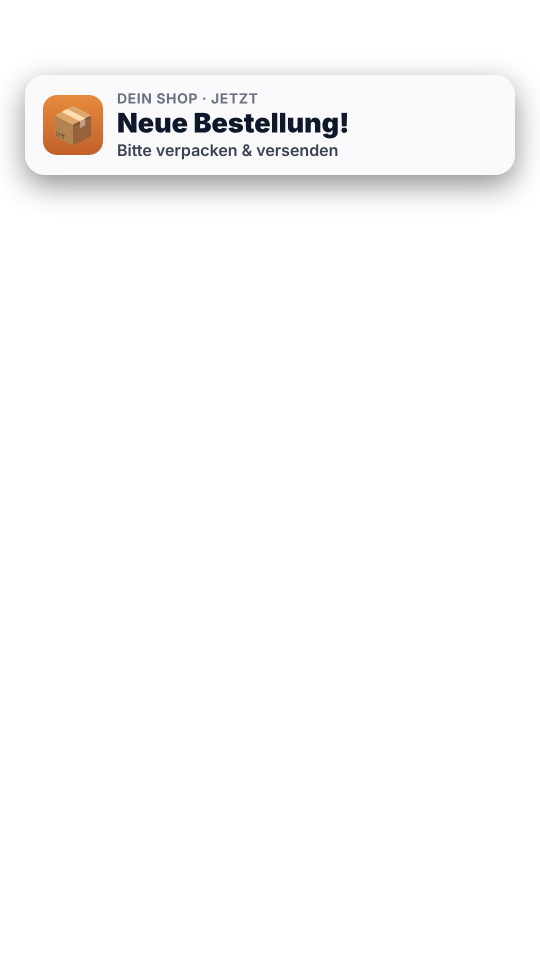
#> input picture schmacher-werbevideo/3d/daily/d5_titles/s1.png, 1080 x 1920 px (shown at 1/2 size); its folder holds 4 pictures in this run
$ python d5_build.py
#> lines starting #> are read from the running program, lines starting #| are printed output that depends on the picture
# „Paket für dich!“ – Onlineshop – Komposition (3D + Uhr + Checkliste) und Endfertigung
# python3 d1_build.py [frames|audio|video|all]
import os, sys, subprocess, math
import numpy as np
from PIL import Image, ImageFilter, ImageEnhance, ImageChops
HERE = os.path.dirname(os.path.abspath(__file__)); ROOT = os.path.abspath(os.path.join(HERE, '..', '..'))
FR3D = os.path.join(HERE, '..', 'out', 'd5'); TT = os.path.join(HERE, 'd5_titles')
OUTF = os.path.join(HERE, '..', 'out', 'd5_comp'); os.makedirs(OUTF, exist_ok=True)
EXP = os.path.join(ROOT, 'export', 'daily', '2026-11-23'); os.makedirs(EXP, exist_ok=True)
FPS, W, H = 24, 1080, 1920
TEND, L = 38.5, 45.7
P = lambda n: os.path.join(ROOT, n)


def f3d(i):
    p = os.path.join(FR3D, f'f{i:05d}.jpg')
    return Image.open(p).convert('RGB') if os.path.exists(p) else Image.new('RGB', (W, H), (40, 40, 40))
def at(t): return f3d(min(647, int(round(t * FPS))))

_tc = {}
def title(tid):
    if tid not in _tc: _tc[tid] = Image.open(os.path.join(TT, tid + '.png')).convert('RGBA')
    return _tc[tid]
def over(bg, tid, a):
    if a <= 0: return bg
    t = title(tid)
    if a < 1: t = t.copy(); t.putalpha(t.getchannel('A').point(lambda v: int(v * a)))
    b = bg.convert('RGBA'); b.alpha_composite(t); return b.convert('RGB')
def env(t, a, b, fi=0.3, fo=0.3):
    if t < a or t > b: return 0
    return min(1, (t - a) / fi if fi else 1, (b - t) / fo if fo else 1)

from PIL import ImageDraw, ImageFont
FB = ImageFont.truetype('/usr/share/fonts/opentype/inter/Inter-Black.otf', 76)
FS = ImageFont.truetype('/usr/share/fonts/opentype/inter/Inter-Bold.otf', 26)
def draw_clock(im, t, a=1.0):
    n = int(min(128, 128 * ((t - 4.0) / 22.0) ** 0.8)) if t > 4.0 else 0
    ov = Image.new('RGBA', im.size, (0, 0, 0, 0)); d = ImageDraw.Draw(ov)
    x1, y0, w = W - 60, 130, 380; d.rounded_rectangle((x1 - w, y0, x1, y0 + 150), 34, fill=(15, 24, 42, int(225 * a)))
    d.text((x1 - w + 34, y0 + 16), 'BESTELLUNGEN HEUTE', font=FS, fill=(242, 179, 27, int(255 * a)))
    d.text((x1 - w + 30, y0 + 46), f'{n}', font=FB, fill=(255, 255, 255, int(255 * a)))
    b = im.convert('RGBA'); b.alpha_composite(ov); return b.convert('RGB')

CUTS = [4.0, 10.0, 15.0, 20.0]
def frame(t):
    if t < 27.0:
        im = at(t)
        for c in CUTS:
            if c - 0.06 < t < c + 0.1: im = Image.blend(im, Image.new('RGB', im.size, 'white'), 0.5 * (1 - abs(t - c) / 0.1))
        for tid, a, b in [('s1', 0.15, 3.9), ('s2', 1.9, 3.9), ('s3', 5.4, 14.8), ('s4', 15.4, 19.85), ('s5', 20.6, 27.0)]:
            im = over(im, tid, env(t, a, b, 0.25, 0.25))
        return draw_clock(im, t) if 4.0 <= t < 20.0 else im
    if t < 34.0:
        lt = t - 27.0; bg = at(26.9).filter(ImageFilter.GaussianBlur(14)); im = ImageEnhance.Brightness(bg).enhance(0.6)
        return over(im, 's6', env(lt, 0.0, 7.0, 0.35, 0.3))
    lt = t - 34.0; bg = at(12.0); z = 1 + 0.05 * lt / 5; cw, ch = W / z, H / z
    bg = bg.resize((W, H), Image.LANCZOS, box=((W - cw) / 2, (H - ch) / 2, (W + cw) / 2, (H + ch) / 2)).filter(ImageFilter.GaussianBlur(9))
    im = ImageEnhance.Brightness(bg).enhance(0.45)
    return over(im, 's7', env(lt, 0.1, 6.0, 0.3, 0.0))

def frames():
    from multiprocessing import Pool
    n = int(round(TEND * FPS))
    with Pool(int(os.environ.get('NP', '3'))) as pool: pool.map(_one, range(n), chunksize=8)
def _one(i):
    p = os.path.join(OUTF, f'f{i:05d}.jpg')
    if not os.path.exists(p) or os.environ.get('FORCE'): frame(i / FPS).save(p, quality=93)
#> in frame, `im = at(t)`: im: PIL image 1080x1920 RGB; every value is 40

def audio(brand):
    sys.path.insert(0, os.path.join(ROOT, 'audio')); import sound
    from sound import music, ambience, add, whoosh, impact, reverb, mix, beep
    from mix_film2 import engine, pop
    sound.CH = [(50, [62, 66, 69, 74]), (47, [62, 66, 71, 74]), (43, [62, 67, 71, 74]), (45, [64, 69, 73, 76])]  # D · Bm · G · A – fröhlich
    mu = music(L, t_pulse=0.6, t_drop=4.0, t_break=TEND - 4.5, t_logo=TEND, bar=2.0, t_cta=TEND + 1.0)
    fx = ambience(L, [(0, 15.0, 'interior'), (15.0, 27.0, 'morning')])
    add(fx, np.stack([beep(1320, 0.09), beep(1320, 0.09)], 1), 0.15, 0.6); add(fx, np.stack([beep(1760, 0.12), beep(1760, 0.12)], 1), 0.3, 0.6)  # Pling
    for k in range(12): add(fx, pop(), 4.2 + k * 1.3, 0.35)
    for t in CUTS + [27.0, 34.0]: add(fx, whoosh(0.6, 0.6), t - 0.3, 0.3)
    add(fx, engine(6.5), 20.3, 1.0)
    V = os.path.join(ROOT, 'audio', 'vo', 'raw_%s.wav')
    tail = [('09', TEND + 0.5, 1.0), ('10', TEND + 2.8, 1.1)] if brand == 's' else [('m09', TEND + 0.5, 1.0), ('m10', TEND + 2.8, 1.12)]
    vo = [('v01', 0.45, 1.0), ('v02', 1.9, 1.05), ('v03', 5.4, 1.0), ('v04', 15.5, 1.0), ('v05', 21.0, 1.0), ('v06', 27.3, 1.0), ('v07', 34.4, 1.0)] + tail
    return mix(L, mu, fx, [(V % n, t, sp) for n, t, sp in vo], os.path.join(OUTF, f'audio_{brand}.wav'))

def video(brand):
    name = {'s': 'Schmacher', 'r': 'Russinov'}[brand]
    endimg = os.path.join(TT, f'end_{brand}.png')
    last = os.path.join(OUTF, f'f{int(round(TEND * FPS)) - 1:05d}.jpg')
    out = os.path.join(EXP, f'{name}_PaketFuerDich_9x16_ohneStartbild.mp4')
    fc = (f"[0:v]tpad=stop_mode=clone:stop_duration={L - TEND + 0.5:.2f}[b];[1:v]format=rgba,fade=t=in:st={TEND:.2f}:d=0.45:alpha=1[e];"
          f"[b][e]overlay=0:0:enable='gte(t,{TEND:.2f})',fade=t=out:st={L - 0.35:.2f}:d=0.35,format=yuv420p[v]")
    subprocess.run(['ffmpeg', '-nostdin', '-y', '-v', 'error', '-framerate', '24', '-i', os.path.join(OUTF, 'f%05d.jpg'), '-loop', '1', '-t', f'{L + 0.5:.2f}', '-i', endimg,
                    '-i', os.path.join(OUTF, f'audio_{brand}.wav'), '-filter_complex', fc, '-map', '[v]', '-map', '2:a', '-r', '24', '-c:v', 'libx264', '-preset', 'slow',
                    '-pix_fmt', 'yuv420p', '-profile:v', 'high', '-crf', '21', '-maxrate', '8M', '-bufsize', '16M', '-c:a', 'aac', '-b:a', '192k', '-t', f'{L:.2f}', '-movflags', '+faststart', out], check=True)
    return out

if __name__ == '__main__':
    w = sys.argv[1] if len(sys.argv) > 1 else 'all'
    if w in ('frames', 'all'): frames()
#> in title, returned value is the input picture: PIL image 1080x1920 RGBA; mean R, G, B, A 21.5, 21.1, 21, 25
#> in over (call 26), `t.putalpha(t.getchannel('A').point(lambda v: int(v * a)))`:
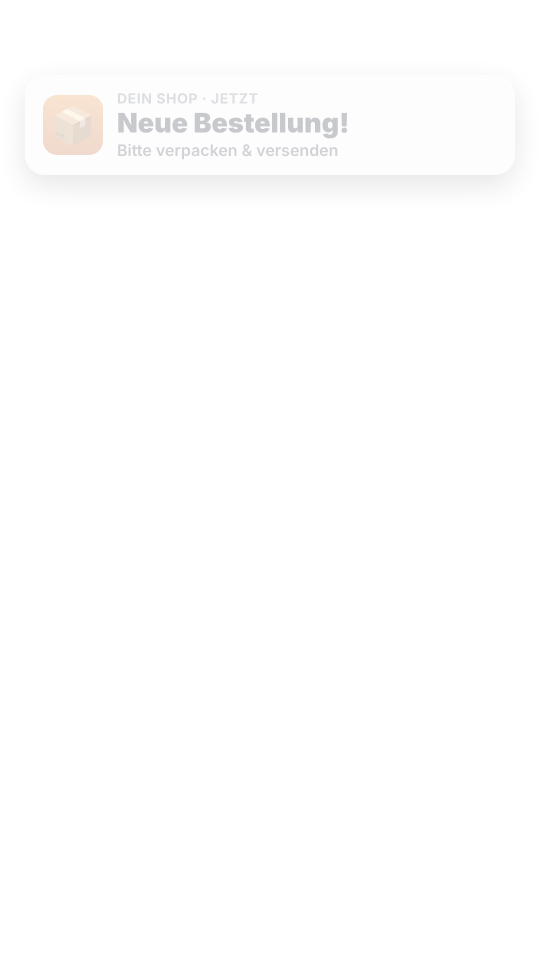
#> t: PIL image 1080x1920 RGBA (shown at 1/2 size); mean R, G, B, A 21.5, 21.1, 21, 5.7; transparent parts drawn white
#> in over (call 26), `b.alpha_composite(t)`:
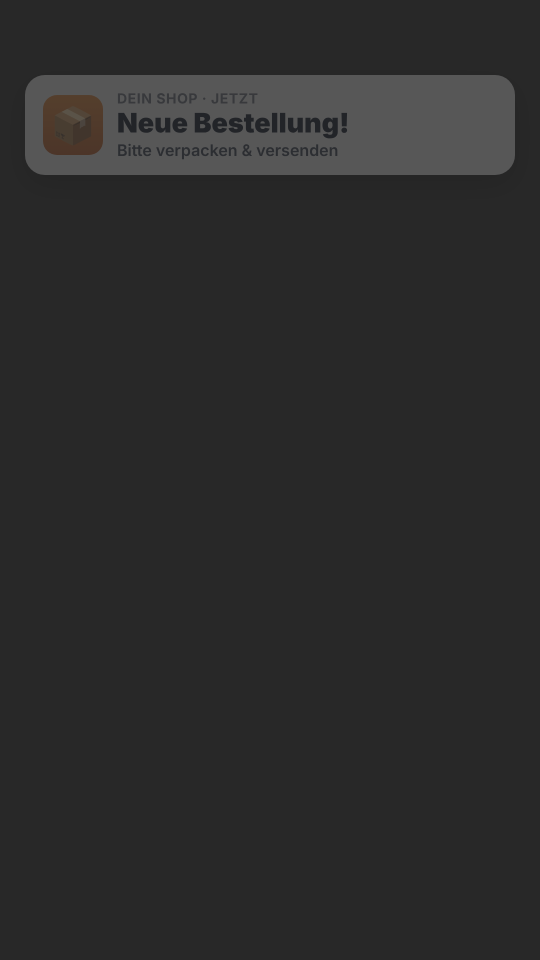
#> b: PIL image 1080x1920 RGBA (shown at 1/2 size); mean R, G, B, A 43.9, 43.8, 43.8, 255
#> in over (call 31), `b.alpha_composite(t)`:
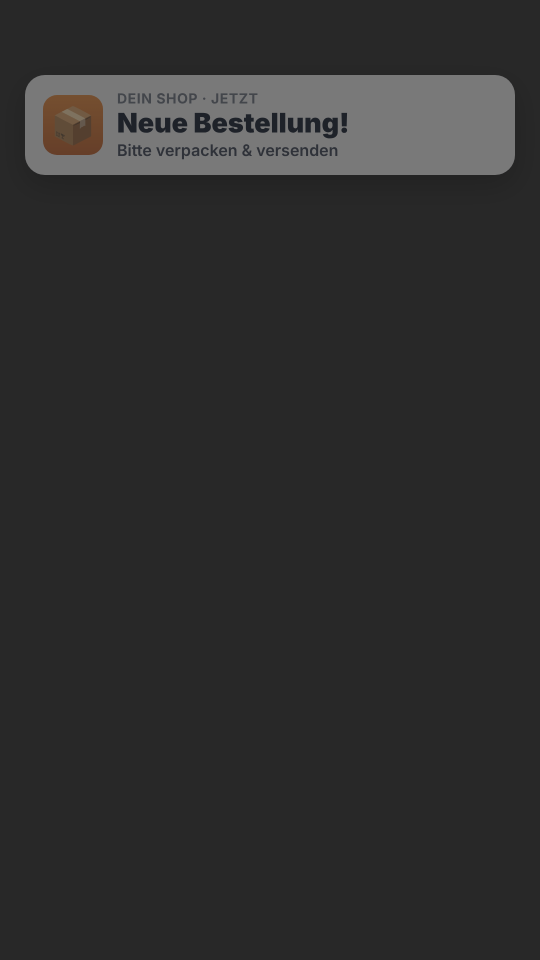
#> b: PIL image 1080x1920 RGBA (shown at 1/2 size); mean R, G, B, A 46.8, 46.6, 46.5, 255
#> in over (call 36), `t.putalpha(t.getchannel('A').point(lambda v: int(v * a)))`:
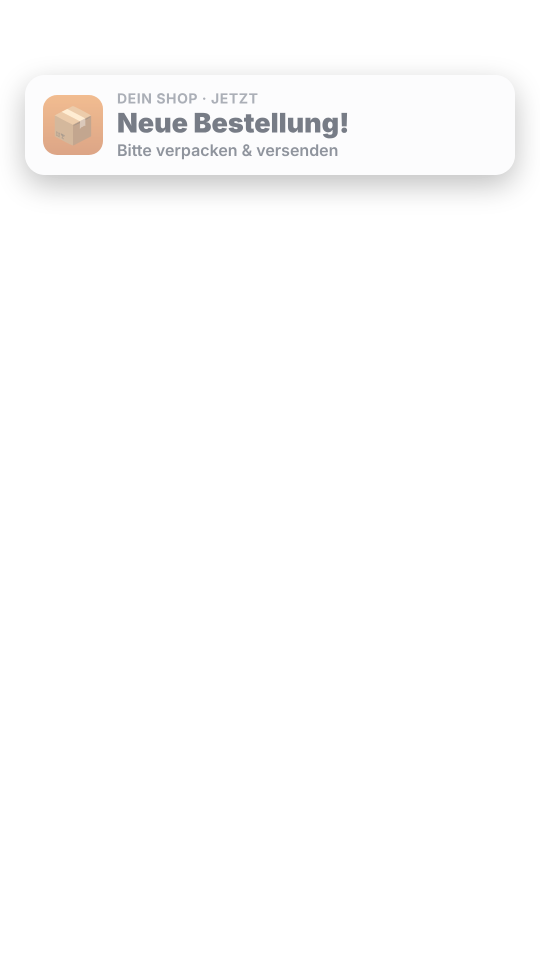
#> t: PIL image 1080x1920 RGBA (shown at 1/2 size); mean R, G, B, A 21.5, 21.1, 21, 14; transparent parts drawn white
#> in over (call 36), `b.alpha_composite(t)`:
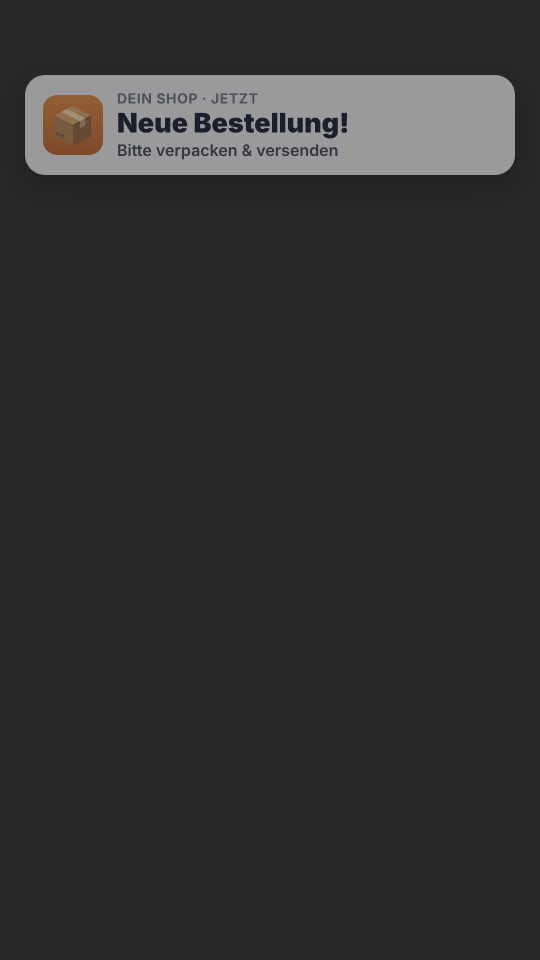
#> b: PIL image 1080x1920 RGBA (shown at 1/2 size); mean R, G, B, A 49.5, 49.3, 49.3, 255
#> in frame (call 9), `im = over(im, tid, env(t, a, b, 0.25, 0.25))`:
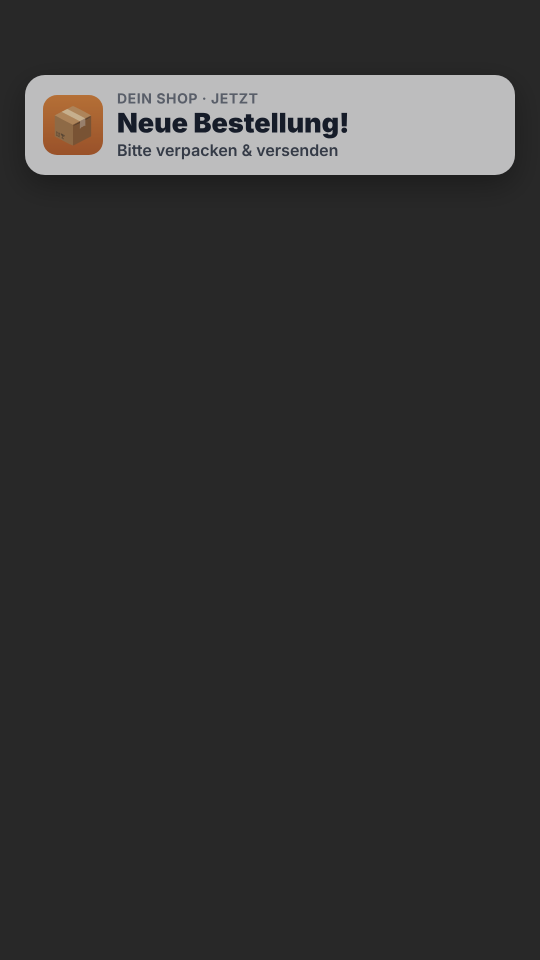
#> im: PIL image 1080x1920 RGB (shown at 1/2 size); mean R, G, B 52.5, 52.1, 52
#> in frame (call 10), `im = over(im, tid, env(t, a, b, 0.25, 0.25))`:
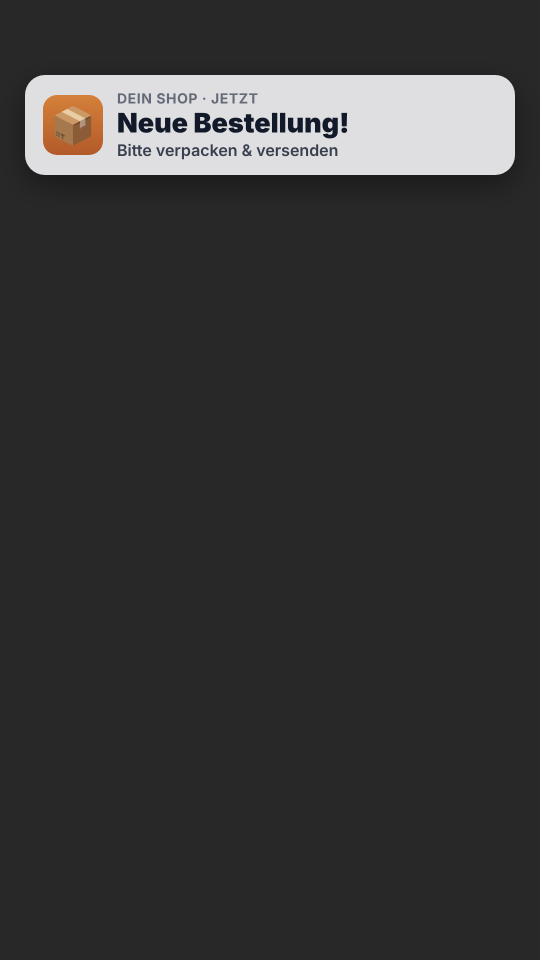
#> im: PIL image 1080x1920 RGB (shown at 1/2 size); mean R, G, B 55.3, 54.9, 54.8
#> (the run stopped early here; a loop or call above may not have finished)
